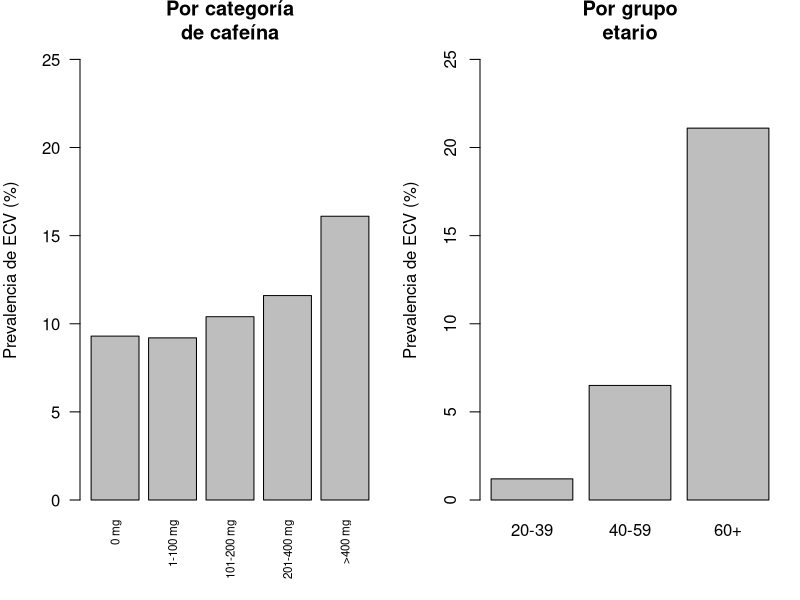

Write R code to recreate this figure.
## ---- chunk 1
library(readxl)
library(knitr)

df <- read_excel("df.xlsx")
df$cat_cafeina <- factor(df$cat_cafeina,
  levels = c("0 mg", "1-100 mg", "101-200 mg", "201-400 mg", ">400 mg"))
df$grupo_edad <- factor(df$grupo_edad, levels = c("20-39", "40-59", "60+"))
## ---- chunk 2
tabla_sociodem <- data.frame(
  Caracteristica = c(
    "Sexo: Mujer", "Sexo: Hombre",
    "Grupo de edad: 20-39", "Grupo de edad: 40-59", "Grupo de edad: 60+",
    "Cafeina: 0 mg", "Cafeina: 1-100 mg", "Cafeina: 101-200 mg",
    "Cafeina: 201-400 mg", "Cafeina: >400 mg"
  ),
  Porcentaje = round(c(
    mean(df$sexo == "Mujer") * 100,
    mean(df$sexo == "Hombre") * 100,
    prop.table(table(df$grupo_edad)) * 100,
    prop.table(table(df$cat_cafeina)) * 100
  ), 1)
)
kable(tabla_sociodem,
  caption = "Distribución sociodemográfica y de consumo de cafeína (n = 4.180, sin ponderar)")
## ---- chunk 3
prevalencia_cafeina <- round(tapply(df$ecv, df$cat_cafeina, mean, na.rm = TRUE) * 100, 1)
prevalencia_edad    <- round(tapply(df$ecv, df$grupo_edad, mean, na.rm = TRUE) * 100, 1)
edad_media_cafeina  <- round(tapply(df$edad, df$cat_cafeina, mean, na.rm = TRUE), 1)

kable(
  data.frame(
    `Categoría de cafeína` = names(prevalencia_cafeina),
    `Prevalencia de ECV (%)` = prevalencia_cafeina,
    `Edad media (años)` = edad_media_cafeina,
    check.names = FALSE
  ),
  caption = "Prevalencia de ECV y edad media por categoría de cafeína (sin ponderar, sin ajustar)",
  row.names = FALSE
)
## ---- chunk 4
par(mfrow = c(1, 2), mar = c(5, 4, 2, 1))
barplot(prevalencia_cafeina, las = 2, ylim = c(0, max(prevalencia_edad) + 5),
        ylab = "Prevalencia de ECV (%)", main = "Por categoría\nde cafeína", cex.names = 0.7)
barplot(prevalencia_edad, ylim = c(0, max(prevalencia_edad) + 5),
        ylab = "Prevalencia de ECV (%)", main = "Por grupo\netario")
